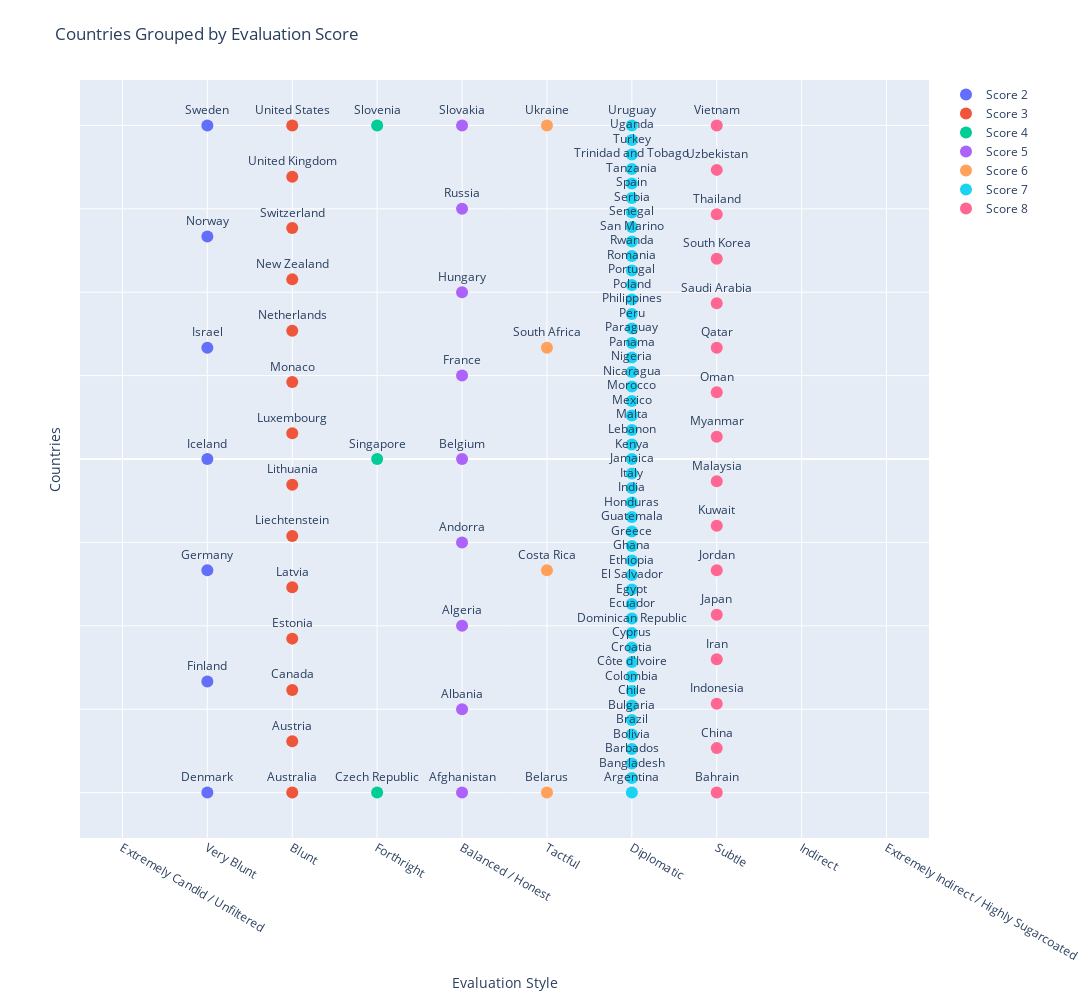

Notebook source saved alongside this figure:
### Code cell
import pandas as pd
import numpy as np
import plotly.express as px
import plotly.graph_objects as go

#Upload data frame of dimensions
df_country = pd.read_excel("culture_map.xlsx", sheet_name = "countries")
df_dimensions = pd.read_excel("culture_map.xlsx", sheet_name = "dimensions")

#Evaluation
# --- 1) LOAD THE SCORE-DESCRIPTION MAPPINGS ---
# Create a dictionary like {1: 'Extremely Direct / Explicit', 2: 'Very Direct', ...}
score_to_text = dict(zip(df_dimensions["Score"], df_dimensions["Evaluation"]))

# Assuming the Excel file has columns named "Country" and "Evaluation"
# Group countries by their Evaluation score
scores = sorted(df_country['Evaluation'].unique())

fig = go.Figure()

# For clarity, we add jitter on the y-axis so markers in the same cluster don’t overlap.
# Here we generate a small range of y-values for each country in a group.
for score in scores:
    cluster = df_country[df_country['Evaluation'] == score]
    # Create jitter values; the more points, the more spread out they will be.
    jitter = np.linspace(-0.4, 0.4, len(cluster))
    
    fig.add_trace(go.Scatter(
        x=[score] * len(cluster),
        y=jitter,
        mode='markers+text',
        marker=dict(size=12),
        text=cluster['Country'],      # Display country names on hover (or as labels)
        textposition='top center',
        name=f"Score {score}"
    ))

# --- 4) CONFIGURE THE X-AXIS TO SHOW TEXT INSTEAD OF NUMBERS ---
fig.update_layout(
    title="Countries Grouped by Evaluation Score",
    xaxis=dict(
        title="Evaluation Style",
        tickmode='array',
        # 'tickvals' are the numeric positions
        tickvals=list(score_to_text.keys()),  
        # 'ticktext' are the labels we want to display
        ticktext=list(score_to_text.values()),
        # If you want to ensure we see all ticks from 1 to 10, you can do:
        range=[0.5, 10.5]  # This centers ticks from 1..10
    ),
    yaxis=dict(
        title="Countries",
        showticklabels=False  # Hides y-axis labels, since we only use it for jitter
    ),
    margin=dict(l=80, r=80, t=80, b=80)
)
fig.update_layout(
    width=1500,    # Increase width
    height=1000,    # Increase height
    margin=dict(l=80, r=80, t=80, b=80),
    title="Countries Grouped by Evaluation Score",
    xaxis=dict(
        title="Evaluation Style",
        tickmode='array',
        tickvals=list(score_to_text.keys()),
        ticktext=list(score_to_text.values()),
        range=[0.5, 10.5]
    ),
    yaxis=dict(
        title="Countries",
        showticklabels=False
    )
)
fig.show()

### Figure 1 — Plotly figure (JSON) as saved in the notebook; plotly's stock layout.template omitted (floating-point values rounded to 4 significant figures)
{"data": [{"marker": {"size": 12}, "mode": "markers+text", "name": "Score 2", "text": ["Denmark", "Finland", "Germany", "Iceland", "Israel", "Norway", "Sweden"], "textposition": "top center", "type": "scatter", "x": [2, 2, 2, 2, 2, 2, 2], "y": [-0.4, -0.2667, -0.1333, 0.0, 0.1333, 0.2667, 0.4]}, {"marker": {"size": 12}, "mode": "markers+text", "name": "Score 3", "text": ["Australia", "Austria", "Canada", "Estonia", "Latvia", "Liechtenstein", "Lithuania", "Luxembourg", "Monaco", "Netherlands", "New Zealand", "Switzerland", "United Kingdom", "United States"], "textposition": "top center", "type": "scatter", "x": [3, 3, 3, 3, 3, 3, 3, 3, 3, 3, 3, 3, 3, 3], "y": [-0.4, -0.3385, -0.2769, -0.2154, -0.1538, -0.09231, -0.03077, 0.03077, 0.09231, 0.1538, 0.2154, 0.2769, 0.3385, 0.4]}, {"marker": {"size": 12}, "mode": "markers+text", "name": "Score 4", "text": ["Czech Republic", "Singapore", "Slovenia"], "textposition": "top center", "type": "scatter", "x": [4, 4, 4], "y": [-0.4, 0.0, 0.4]}, {"marker": {"size": 12}, "mode": "markers+text", "name": "Score 5", "text": ["Afghanistan", "Albania", "Algeria", "Andorra", "Belgium", "France", "Hungary", "Russia", "Slovakia"], "textposition": "top center", "type": "scatter", "x": [5, 5, 5, 5, 5, 5, 5, 5, 5], "y": [-0.4, -0.3, -0.2, -0.1, 0.0, 0.1, 0.2, 0.3, 0.4]}, {"marker": {"size": 12}, "mode": "markers+text", "name": "Score 6", "text": ["Belarus", "Costa Rica", "South Africa", "Ukraine"], "textposition": "top center", "type": "scatter", "x": [6, 6, 6, 6], "y": [-0.4, -0.1333, 0.1333, 0.4]}, {"marker": {"size": 12}, "mode": "markers+text", "name": "Score 7", "text": ["Argentina", "Bangladesh", "Barbados", "Bolivia", "Brazil", "Bulgaria", "Chile", "Colombia", "Côte d'Ivoire", "Croatia", "Cyprus", "Dominican Republic", "Ecuador", "Egypt", "El Salvador", "Ethiopia", "Ghana", "Greece", "Guatemala", "Honduras", "India", "Italy", "Jamaica", "Kenya", "Lebanon", "Malta", "Mexico", "Morocco", "Nicaragua", "Nigeria", "Panama", "Paraguay", "Peru", "Philippines", "Poland", "Portugal", "Romania", "Rwanda", "San Marino", "Senegal", "Serbia", "Spain", "Tanzania", "Trinidad and Tobago", "Turkey", "Uganda", "Uruguay"], "textposition": "top center", "type": "scatter", "x": [7, 7, 7, 7, 7, 7, 7, 7, 7, 7, 7, 7, 7, 7, 7, 7, 7, 7, 7, 7, 7, 7, 7, 7, 7, 7, 7, 7, 7, 7, 7, 7, 7, 7, 7, 7, 7, 7, 7, 7, 7, 7, 7, 7, 7, 7, 7], "y": [-0.4, -0.3826, -0.3652, -0.3478, -0.3304, -0.313, -0.2957, -0.2783, -0.2609, -0.2435, -0.2261, -0.2087, -0.1913, -0.1739, -0.1565, -0.1391, -0.1217, -0.1043, -0.08696, -0.06957, -0.05217, -0.03478, -0.01739, 0.0, 0.01739, 0.03478, 0.05217, 0.06957, 0.08696, 0.1043, 0.1217, 0.1391, 0.1565, 0.1739, 0.1913, 0.2087, 0.2261, 0.2435, 0.2609, 0.2783, 0.2957, 0.313, 0.3304, 0.3478, 0.3652, 0.3826, 0.4]}, {"marker": {"size": 12}, "mode": "markers+text", "name": "Score 8", "text": ["Bahrain", "China", "Indonesia", "Iran", "Japan", "Jordan", "Kuwait", "Malaysia", "Myanmar", "Oman", "Qatar", "Saudi Arabia", "South Korea", "Thailand", "Uzbekistan", "Vietnam"], "textposition": "top center", "type": "scatter", "x": [8, 8, 8, 8, 8, 8, 8, 8, 8, 8, 8, 8, 8, 8, 8, 8], "y": [-0.4, -0.3467, -0.2933, -0.24, -0.1867, -0.1333, -0.08, -0.02667, 0.02667, 0.08, 0.1333, 0.1867, 0.24, 0.2933, 0.3467, 0.4]}], "layout": {"height": 1000, "margin": {"b": 80, "l": 80, "r": 80, "t": 80}, "title": {"text": "Countries Grouped by Evaluation Score"}, "width": 1500, "xaxis": {"range": [0.5, 10.5], "tickmode": "array", "ticktext": ["Extremely Candid / Unfiltered", "Very Blunt", "Blunt", "Forthright", "Balanced / Honest", "Tactful", "Diplomatic", "Subtle", "Indirect", "Extremely Indirect / Highly Sugarcoated"], "tickvals": [1, 2, 3, 4, 5, 6, 7, 8, 9, 10], "title": {"text": "Evaluation Style"}}, "yaxis": {"showticklabels": false, "title": {"text": "Countries"}}}}
